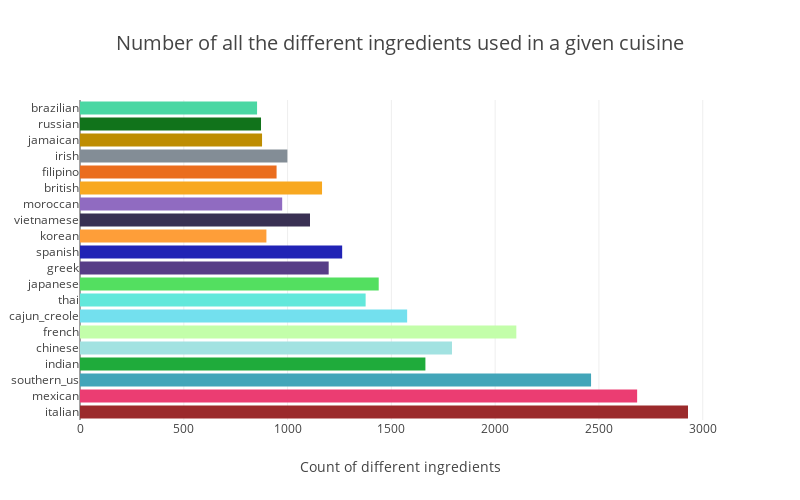

The code cell stored with this chart in its notebook:
### Code cell
trace = go.Bar(
            x=[i[1] for i in cuisine],
            y= [i[0] for i in cuisine],
            orientation = 'h',marker = dict(color = random_colours(20),
))
layout = go.Layout(
    xaxis = dict(title= 'Count of different ingredients', ),
    title= 'Number of all the different ingredients used in a given cuisine', titlefont = dict(size = 20),
    width=800, height=500, 
)
unique_data = [trace]
fig = go.Figure(data=unique_data, layout=layout)
py.iplot(fig, filename='horizontal-bar')

### Figure 1 — Plotly figure (JSON) as saved in the notebook; plotly's stock layout.template omitted (floating-point values rounded to 4 significant figures)
{"data": [{"marker": {"color": ["#9B2A2B", "#EB3D72", "#42A5B9", "#1FAB3B", "#A2E2E1", "#C3FEAA", "#73E0EE", "#62E8DB", "#53DF60", "#573D87", "#2123B5", "#FE9E39", "#393053", "#906BC1", "#F8A820", "#EA6D1E", "#838D96", "#BE8D02", "#11731B", "#4AD7A3"]}, "orientation": "h", "type": "bar", "uid": "a38ed1ae-dd4c-4e94-a75b-ff136e19e320", "x": [2929, 2684, 2462, 1664, 1792, 2102, 1576, 1376, 1439, 1198, 1263, 898, 1108, 974, 1166, 947, 999, 877, 872, 853], "y": ["italian", "mexican", "southern_us", "indian", "chinese", "french", "cajun_creole", "thai", "japanese", "greek", "spanish", "korean", "vietnamese", "moroccan", "british", "filipino", "irish", "jamaican", "russian", "brazilian"]}], "layout": {"height": 500, "title": {"font": {"size": 20}, "text": "Number of all the different ingredients used in a given cuisine"}, "width": 800, "xaxis": {"title": {"text": "Count of different ingredients"}}}}
